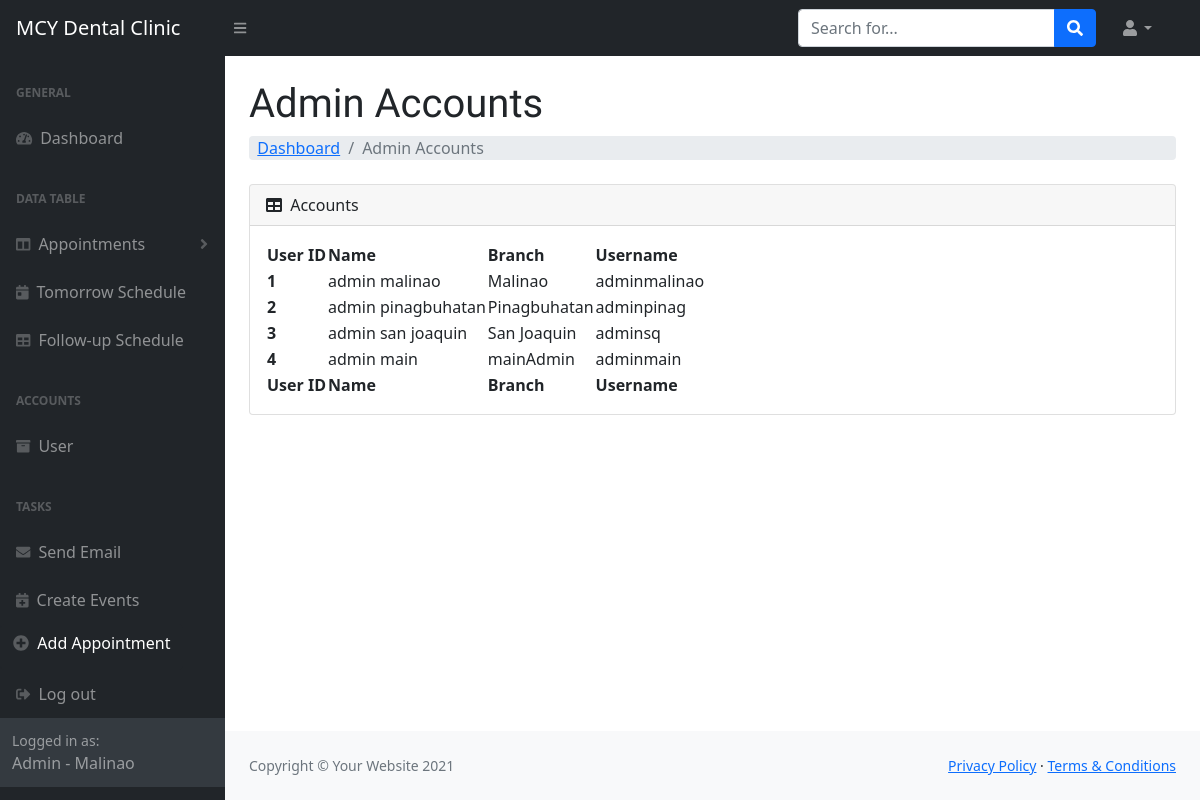
The app's page /admin_new/admin_accounts.php (signed in) with its own data.
### tables this page shows
CREATE TABLE adminAcc (
	adminAcc int(11) PRIMARY KEY AUTO_INCREMENT NOT NULL,
	adminAccName varchar(128) NOT NULL,
	adminAccBranch varchar(128) NOT NULL,
	adminAccEmail varchar(128) NOT NULL,
	adminAccUid varchar(128) NOT NULL,
	adminAccPwd varchar(128) NOT NULL
);

### admin_new/admin_accounts.php (the view, shortened to what this page needs)
<?php
    require_once '../includes/dbh.inc.php';
?>
<!DOCTYPE html>
<html lang="en">
  <head>
    <?php
        include 'includes/style-links.php';
    ?>
  </head>
  <body class="sb-nav-fixed">
  <?php include "includes/navbar.php"; ?>
      <div id="layoutSidenav_content">
        <main>
          <div class="container-fluid px-4">
            <h1 class="mt-4">Admin Accounts</h1>
            <ol class="breadcrumb mb-4">
              <li class="breadcrumb-item">&nbsp;&nbsp;
                <a href="index.php">Dashboard</a>
              </li>
              <li class="breadcrumb-item active">Admin Accounts</li>
            </ol>
            <div class="card mb-4">
              <div class="card-header">
                <i class="fas fa-table me-1"></i>
                Accounts
              </div>
              <div class="card-body">
              <table id="datatablesSimple">
                  <thead>
                    <tr>
                      <th>User ID</th>
                      <th>Name</th>
                      <th>Branch</th>
                      <th>Username</th>
                    </tr>
                  </thead>
                  <tfoot>
                    <tr>
                      <th>User ID</th>
                      <th>Name</th>
                      <th>Branch</th>
                      <th>Username</th>
                    </tr>
                  </tfoot>
                  <tbody>
                    <?php
                            $sql = "SELECT * FROM adminAcc;";
                            $result = mysqli_query($conn, $sql);
                            $resultChecked = mysqli_num_rows($result);
                            if($resultChecked > 0){
                              while($row = mysqli_fetch_assoc($result)){
                                ?>
                                          <tr>
                                          <th scope="row"> <?php echo $row['adminAcc'] ?> </th>
                                            <td> <?php echo $row['adminAccName'] ?> </td>
                                            <td> <?php echo $row['adminAccBranch'] ?> </td>
                                            <td> <?php echo $row['adminAccUid'] ?> </td>
                                            </tr>
                            <?php }  } ?>
                  </tbody>
                </table>
              </div>
            </div>
          </div>
          </main>
        <footer class="py-4 bg-light mt-auto">
          <div class="container-fluid px-4">
            <div
              class="d-flex align-items-center justify-content-between small"
            >
              <div class="text-muted">Copyright &copy; Your Website 2021</div>
              <div>
                <a href="#">Privacy Policy</a>
                &middot;
                <a href="#">Terms &amp; Conditions</a>
              </div>
            </div>
          </div>
        </footer>
      </div>
    </div>
  </body>
</html>

### admin_new/includes/style-links.php (shortened to what this page needs)
<link
      href="https://cdn.jsdelivr.net/npm/simple-datatables@latest/dist/style.css"
      rel="stylesheet"
    />
    <link href="css/styles.css" rel="stylesheet" />
  <link href="../assets/vendor/bootstrap/css/bootstrap.min.css" rel="stylesheet">
  <link href="../assets/vendor/icofont/icofont.min.css" rel="stylesheet">
  <link href="../assets/vendor/boxicons/css/boxicons.min.css" rel="stylesheet">
  <link href="../assets/vendor/owl.carousel/assets/owl.carousel.min.css" rel="stylesheet">
  <link href="../assets/vendor/venobox/venobox.css" rel="stylesheet">
  <link href="../assets/vendor/aos/aos.css" rel="stylesheet">
  <link href="../assets/css/style.css" rel="stylesheet">
  <link
      href="https://cdn.jsdelivr.net/npm/simple-datatables@latest/dist/style.css"
      rel="stylesheet"
    />
    <link href="css/styles.css" rel="stylesheet" />

### admin_new/includes/navbar.php (shortened to what this page needs)
<nav class="sb-topnav navbar navbar-expand navbar-dark bg-dark">
      <a class="navbar-brand ps-3" href="index.php">MCY Dental Clinic</a>
      <button
        class="btn btn-link btn-sm order-1 order-lg-0 me-4 me-lg-0"
        id="sidebarToggle"
        href="#!"
      >
        <i class="fas fa-bars"></i>
      </button>
      <form
        class="
          d-none d-md-inline-block
          form-inline
          ms-auto
          me-0 me-md-3
          my-2 my-md-0
        "
      >
        <div class="input-group">
          <input
            class="form-control"
            type="text"
            placeholder="Search for..."
            aria-label="Search for..."
            aria-describedby="btnNavbarSearch"
            id="btnNavbarSearch"
            onchange="openPage()"
            />
          <button class="btn btn-primary" id="btnNavbarSearch">
            <i class="fas fa-search"></i>
          </button>
        </div>
      </form>
      <ul class="navbar-nav ms-auto ms-md-0 me-3 me-lg-4">
        <li class="nav-item dropdown">
          <a
            class="nav-link dropdown-toggle"
            id="navbarDropdown"
            href="#"
            role="button"
            data-bs-toggle="dropdown"
            aria-expanded="false"
            ><i class="fas fa-user fa-fw"></i
          ></a>
        </li>
      </ul>
    </nav>
    <div id="layoutSidenav">
      <div id="layoutSidenav_nav">
        <nav class="sb-sidenav accordion sb-sidenav-dark" id="sidenavAccordion">
          <div class="sb-sidenav-menu">
            <div class="nav">
              <div class="sb-sidenav-menu-heading">General</div>
              <a class="nav-link" href="index.php">
                <div class="sb-nav-link-icon">
                  <i class="fas fa-tachometer-alt"></i>
                </div>
                Dashboard
              </a>
              <div class="sb-sidenav-menu-heading">Data Table</div>
              <a
                class="nav-link collapsed"
                href="#"
                data-bs-toggle="collapse"
                data-bs-target="#collapseSched"
                aria-expanded="false"
                aria-controls="collapseSched"
              >
                <div class="sb-nav-link-icon">
                  <i class="fas fa-columns"></i>
                </div>
                Appointments
                <div class="sb-sidenav-collapse-arrow">
                  <i class="fas fa-angle-down"></i>
                </div>
              </a>
              <a class="nav-link" href="tomsched_tables.php">
                <div class="sb-nav-link-icon">
                  <i class="fas fa-calendar-day"></i>
                </div>
                Tomorrow Schedule
              </a>
              <a class="nav-link" href="followup_app.php">
                <div class="sb-nav-link-icon">
                  <i class="fas fa-table"></i>
                </div>
                Follow-up Schedule
              </a>
              <div class="sb-sidenav-menu-heading">Accounts</div>
              <a class="nav-link" href="user_accounts.php">
                <div class="sb-nav-link-icon">
                <i class="fas fa-archive"></i>
                </div>
                User
              </a>
              <div class="sb-sidenav-menu-heading">Tasks</div>
              <a class="nav-link" href="email_sender.php">
                <div class="sb-nav-link-icon">
                  <i class="fas fa-envelope"></i>
                </div>
                Send Email
              </a>
              <a class="nav-link" href="task.php">
                <div class="sb-nav-link-icon">
                  <i class="fas fa-calendar-plus"></i>
                </div>
                Create Events
              </a>
              <a>
              <button type="button" class="btn btn-dark"  data-bs-toggle="modal" data-bs-target="#exampleModal">
                <i class="fas fa-plus-circle" style = "color:#595C5F;"></i><label>&nbsp;</label>
                Add Appointment
              </button>
               </a>
              <a class="nav-link" href="../includes/logout-admin.inc.php">
                <div class="sb-nav-link-icon">
                  <i class="fas fa-sign-out-alt"></i>
                </div>
                Log out
              </a>
          <div class="sb-sidenav-footer">
            <div class="small">Logged in as:</div>
            Admin - <?php
                echo $_SESSION["admin_branchName"];
            ?>
          </div>
        </nav>
      </div>

### assets/css/style.css (style rules this page uses)
body { font-family: "Open Sans", sans-serif; color: #444444; }
a { color: #1bac91; }
h1, h2, h3, h4, h5, h6 { font-family: "Raleway", sans-serif; }

### records on screen
adminacc: adminAcc "1", adminAccName "admin malinao", adminAccBranch "Malinao", adminAccUid "adminmalinao"
adminacc: adminAcc "2", adminAccName "admin pinagbuhatan", adminAccBranch "Pinagbuhatan", adminAccUid "adminpinag"
adminacc: adminAcc "3", adminAccName "admin san joaquin", adminAccBranch "San Joaquin", adminAccUid "adminsq"
adminacc: adminAcc "4", adminAccName "admin main", adminAccBranch "mainAdmin", adminAccUid "adminmain"

### other values on screen
$_SESSION["admin_branchName"] "Malinao"
